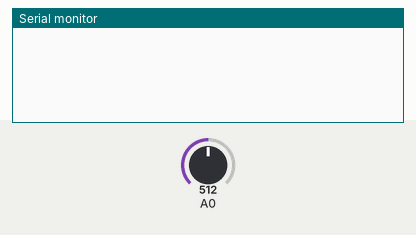
This sketch was run on a simulated Arduino Uno, built with avr-gcc and run on an emulated ATmega328P. On the bench: the last lines printed to the serial monitor. The inputs (shaded band) are chosen by the test bench; at power-on: A0 = 512.

Above: at 1.2 s.
1.3 s: A0 set to 12
At 2.5 s:
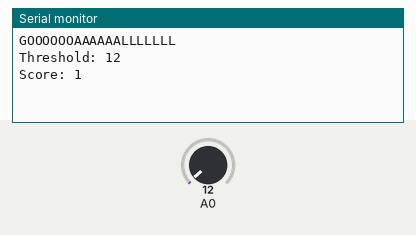
2.8 s: A0 set to 32
At 3.7 s:
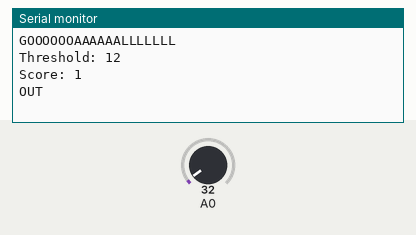

Measured:
- after the input at 1.3 s, the serial monitor: prints a new line at once (image 1)
- after the input at 2.8 s, the serial monitor: prints a new line at once (image 2)

The sketch:

foosball-arduino.ino
```cpp
#include "Arduino.h"
#include "messages.h"
#include "wiegand/Wiegand.h"

#define ANALOG_INPUTS     1

int ins[6];   // Cannot exceed 6 analog inputs
bool triggered = false;
static constexpr int THRESHOLD = 22;
int count = 0;

void setup()
{
  // initialize serial baud. Must be 9600 to conform
  // with python
  Serial.begin(230400);
}

void loop()
{

  for (int i = 0; i < ANALOG_INPUTS; ++i) {
    ins[i] = analogRead(i);
  }

  for (int j = 0; j < ANALOG_INPUTS; ++j) {
    if (ins[j] < THRESHOLD && !triggered)
    {
      triggered = true;
      Serial.print("GOOOOOOAAAAAALLLLLLL\n");
      Serial.print("Threshold: ");
      Serial.print(ins[j]);
      Serial.print("\n");
      Serial.print("Score: ");
      Serial.print(++count);
      Serial.print("\n");
    }
    else if (ins[j] >= THRESHOLD && triggered)
    {
      triggered = false;
      Serial.print("OUT\n");
    }
  }

}
```

messages.h
```cpp
#ifndef MESSAGES_H_
#define MESSAGES_H_

constexpr char GOAL_BLACK   = 0;
constexpr char GOAL_YELLOW  = 1;
constexpr char DROP_BLACK   = 2;
constexpr char DROP_YELLOW  = 3;

#endif
```
